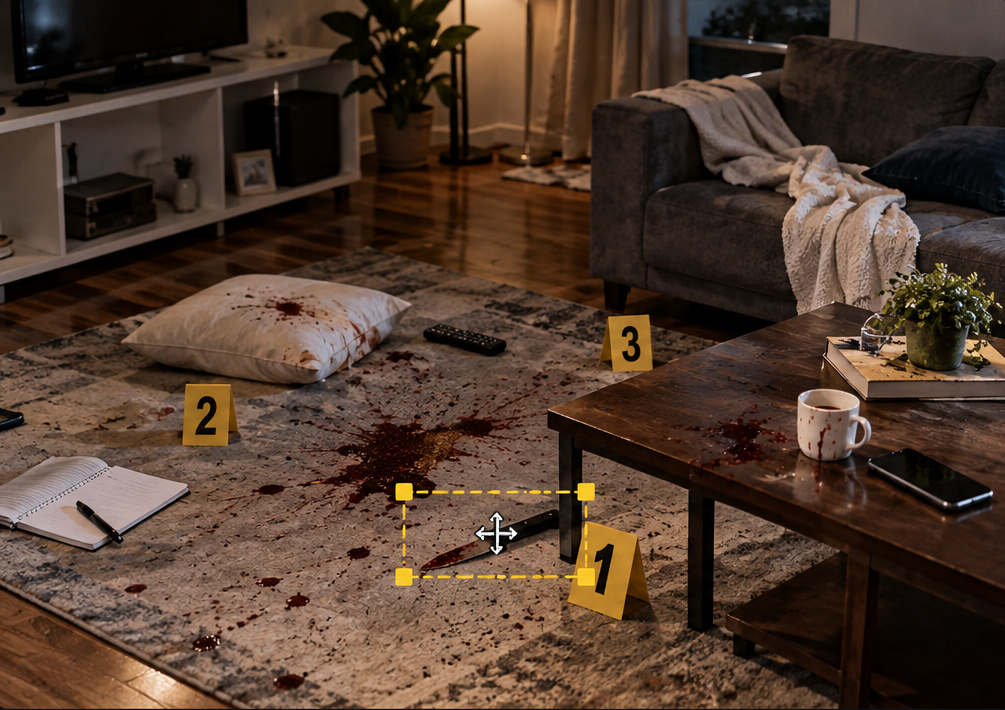
#> input picture crime_scene_sample.png, 1005 x 710 px
$ python -i test_findings.py   (imports and definitions only)
#> lines starting #> are read from the running program, lines starting #| are printed output that depends on the picture; after the words box and inside, x2 and y2 are one past the last pixel; in counts of white or black regions, pixels touching at a corner belong together
#> further down, picture is the input picture: shape (710, 1005, 3); mean B, G, R 45, 58.5, 79.5


from pathlib import Path
import sys

import cv2
import numpy as np
import requests

API = "http://localhost:4000/api"
LOGIN = {"login": "qd_test_admin", "password": "Qadiya-Test-2026"}

WINDOW_NAME = "Qadiya - Findings Test"
RESULT_WINDOW = "Qadiya - Saved Crop"
VIEW_W, VIEW_H = 920, 660
PANEL_W = 330
MIN_SIZE = 2
HANDLE_RADIUS = 12


class SelectionTool:
    def __init__(self, image):
        self.image = image
        self.img_h, self.img_w = image.shape[:2]
#> self.img_h = 710; self.img_w = 1005
        self.base_scale = min(VIEW_W / self.img_w, VIEW_H / self.img_h)
#> self.base_scale = 0.915
        self.scale = self.base_scale
#> self.scale = 0.915
        self.offset_x = (VIEW_W - self.img_w * self.scale) / 2
#> self.offset_x = 0
        self.offset_y = (VIEW_H - self.img_h * self.scale) / 2
#> self.offset_y = 5.02
        self.box = None
        self.mode = None
        self.corner = None
        self.start = (0.0, 0.0)
        self.initial_box = None
        self.pan_origin = (0, 0)
        self.pan_offset = (0.0, 0.0)

    def clamp_point(self, ix, iy):
        return max(0.0, min(ix, float(self.img_w))), max(0.0, min(iy, float(self.img_h)))

    def screen_to_image(self, sx, sy):
        return self.clamp_point((sx - self.offset_x) / self.scale,
                                (sy - self.offset_y) / self.scale)

    def image_to_screen(self, ix, iy):
        return int(round(ix * self.scale + self.offset_x)), int(round(iy * self.scale + self.offset_y))

    # [5 lines left out: function corners, not called in this run]

    def normalized(self):
        if self.box is None:
            return None
        l, t, r, b = self.box
        if r - l < MIN_SIZE or b - t < MIN_SIZE:
            return None
        return {"x": l / self.img_w, "y": t / self.img_h,
                "w": (r - l) / self.img_w, "h": (b - t) / self.img_h}

    def live_crop(self):
        if self.normalized() is None:
            return None
        l, t, r, b = self.box
        x1 = max(0, min(round(l), self.img_w))
        y1 = max(0, min(round(t), self.img_h))
        x2 = max(0, min(round(r), self.img_w))
        y2 = max(0, min(round(b), self.img_h))
        if x2 <= x1 or y2 <= y1:
            return None
        return self.image[y1:y2, x1:x2]

    # [86 lines left out: function on_mouse, not called in this run]

    @staticmethod
    def label(canvas, text, x, y, size=0.54, color=(235, 235, 235)):
        cv2.putText(canvas, text, (x, y), cv2.FONT_HERSHEY_SIMPLEX,
                    size, color, 1, cv2.LINE_AA)

    def draw(self):
        canvas = np.full((VIEW_H, VIEW_W + PANEL_W, 3), (25, 27, 33), dtype=np.uint8)

        matrix = np.array([[self.scale, 0, self.offset_x],
                           [0, self.scale, self.offset_y]], dtype=np.float32)
#> matrix = [[0.915, 0, 0], [0, 0.915, 5.02]]
        view = cv2.warpAffine(self.image, matrix, (VIEW_W, VIEW_H),
                              flags=cv2.INTER_LINEAR,
                              borderMode=cv2.BORDER_CONSTANT,
                              borderValue=(30, 32, 37))
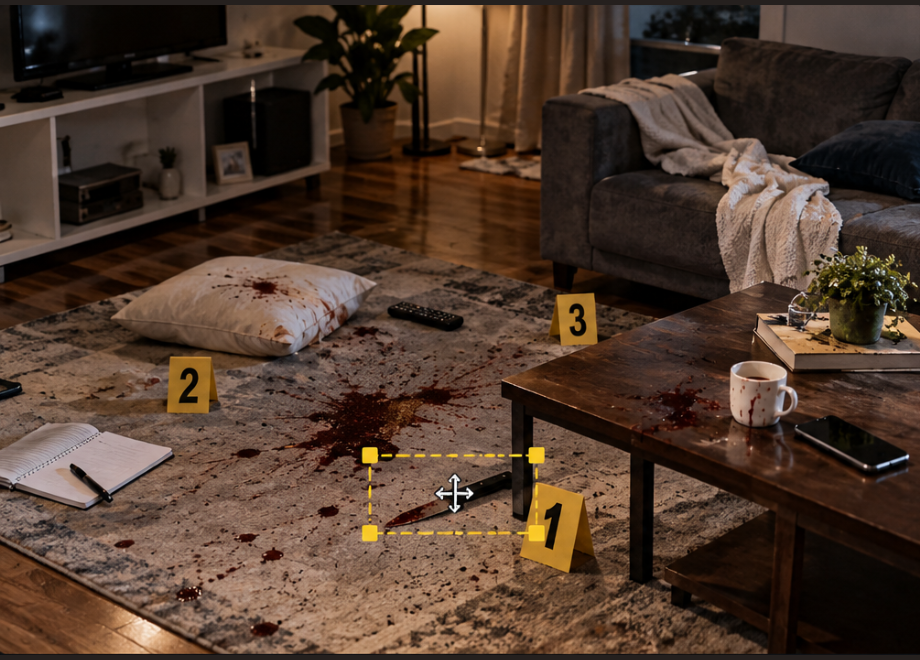
#> view: shape (660, 920, 3); mean B, G, R 44.8, 58.1, 78.9
        canvas[:, :VIEW_W] = view
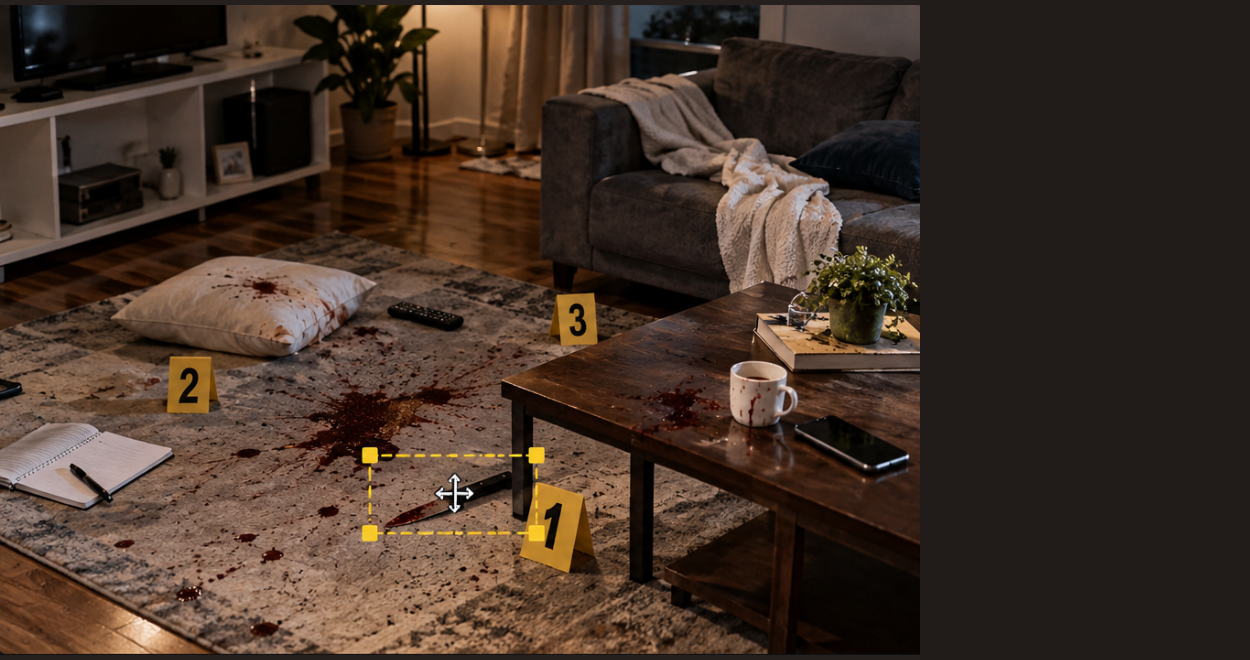
#> canvas: shape (660, 1250, 3); mean B, G, R 39.6, 49.9, 66.8

        if self.box:
            l, t, r, b = self.box
            p1 = self.image_to_screen(l, t)
            p2 = self.image_to_screen(r, b)
            cv2.rectangle(canvas, p1, p2, (0, 220, 255), 2)
            for cx, cy in self.corners().values():
                px, py = self.image_to_screen(cx, cy)
                cv2.rectangle(canvas, (px - 5, py - 5), (px + 5, py + 5),
                              (0, 220, 255), -1)

        p = VIEW_W
        cv2.rectangle(canvas, (p, 0), (p + PANEL_W, VIEW_H), (39, 42, 50), -1)
        self.label(canvas, "QADIYA - FINDINGS TEST", p + 17, 30, 0.63, (90, 230, 255))
        self.label(canvas, "Selected region (local preview)", p + 17, 58, 0.45)
        preview = self.live_crop()
        if preview is not None:
            ph, pw = preview.shape[:2]
            s = min((PANEL_W - 28) / pw, 280 / ph)
            fitted = cv2.resize(preview, (max(1, round(pw * s)), max(1, round(ph * s))))
            fh, fw = fitted.shape[:2]
            xx, yy = p + (PANEL_W - fw) // 2, 85 + (280 - fh) // 2
            canvas[yy:yy + fh, xx:xx + fw] = fitted
            self.label(canvas, f"Preview: {pw} x {ph} px", p + 17, 392, 0.5)
            coords = self.normalized()
            for row, (key, val) in enumerate(coords.items()):
                self.label(canvas, f"{key} = {val:.5f}", p + 17, 420 + 26 * row, 0.54)
        else:
            self.label(canvas, "Draw a rectangle on the image", p + 18, 210, 0.49)
#> call 3 of label, with text = 'Draw a rectangle on the image', x = 938, y = 210, size = 0.49, color = (235, 235, 235)
#> in label (call 3), `cv2.putText(canvas, text, (x, y), cv2.FONT_HERSHEY_SIMPLEX, size, colo..`:
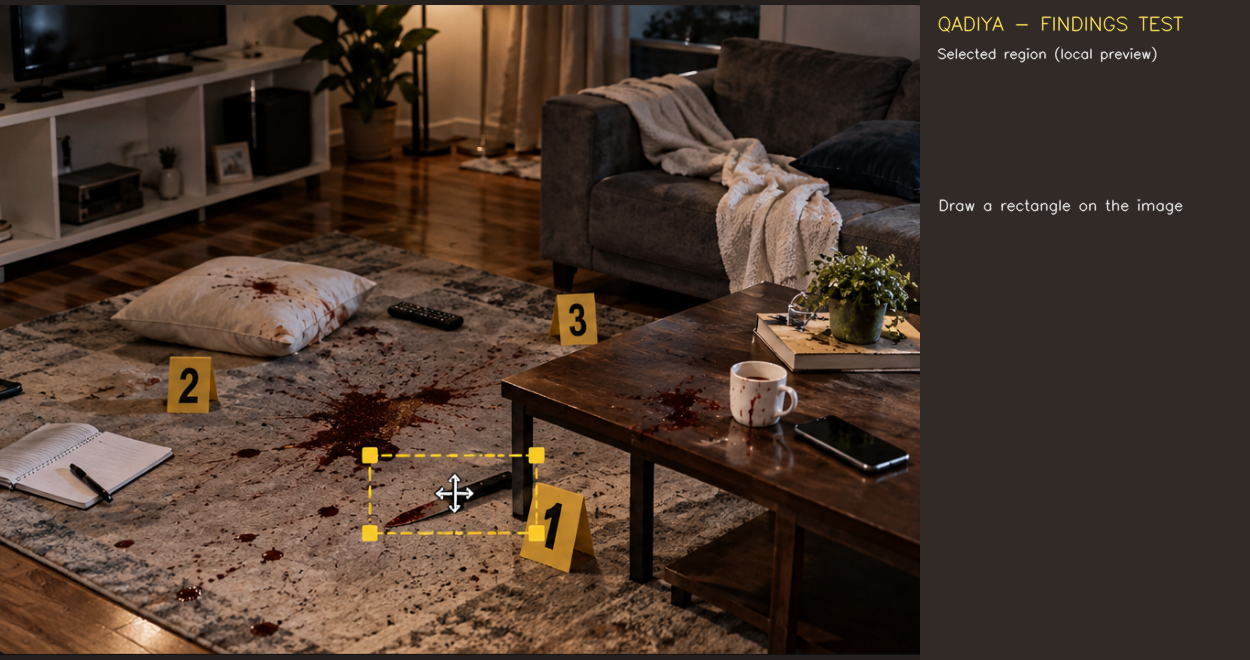
#> canvas: shape (660, 1250, 3); mean B, G, R 43.6, 54.3, 71.7

        cv2.line(canvas, (p + 15, 535), (p + PANEL_W - 15, 535), (90, 90, 90), 1)
#> canvas: shape (660, 1250, 3); 0.04% of pixels changed, all inside (x1, y1, x2, y2) = (935, 535, 1236, 536)
        for row, caption in enumerate([
            "Wheel: Zoom in/out",
            "Right drag: Pan image",
            "Left drag: New selection",
            "Inside box: Move selection",
            "Yellow corners: Resize",
            "S: Save as Finding  I: Inspect",
            "R: Clear  0: Reset zoom  Q: Quit",
        ]):
            self.label(canvas, caption, p + 17, 552 + 16 * row, 0.43)
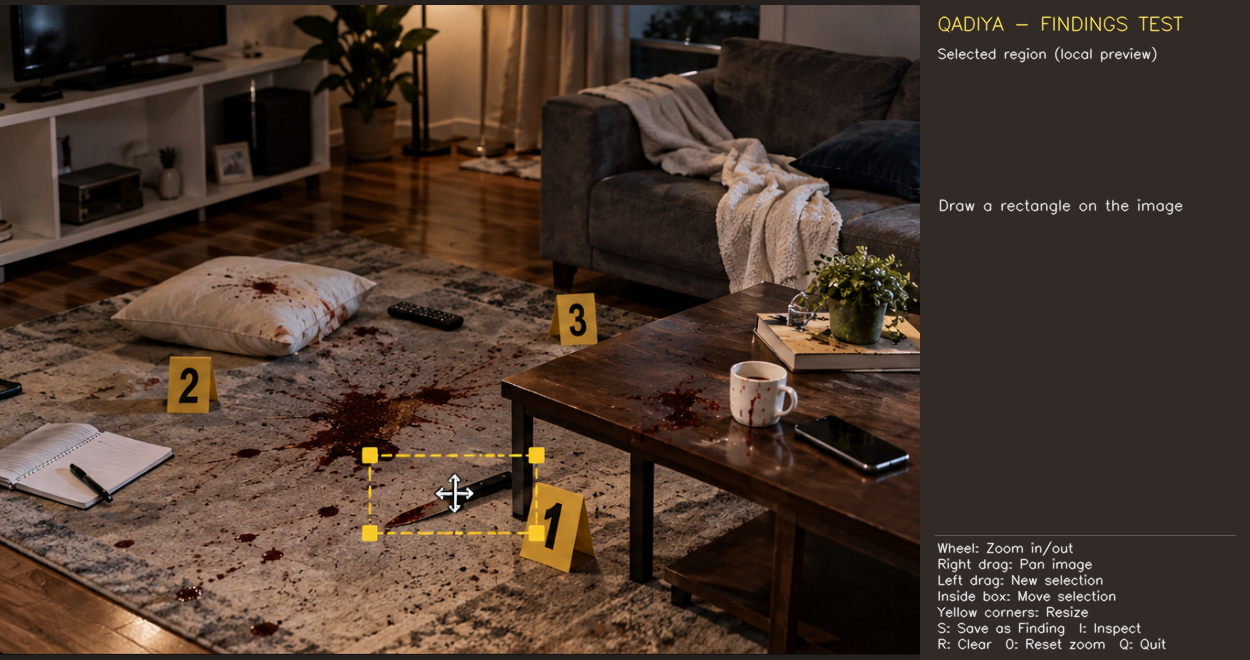
#> canvas: shape (660, 1250, 3); mean B, G, R 44.4, 55.1, 72.5
        return canvas


# [101 lines left out: functions login, show_image_from_url, print_response, main, not called in this run]


# [2 lines not run here, left out]

>>> import cv2
>>> picture = cv2.imread('crime_scene_sample.png')
>>> result = SelectionTool(picture).draw()
